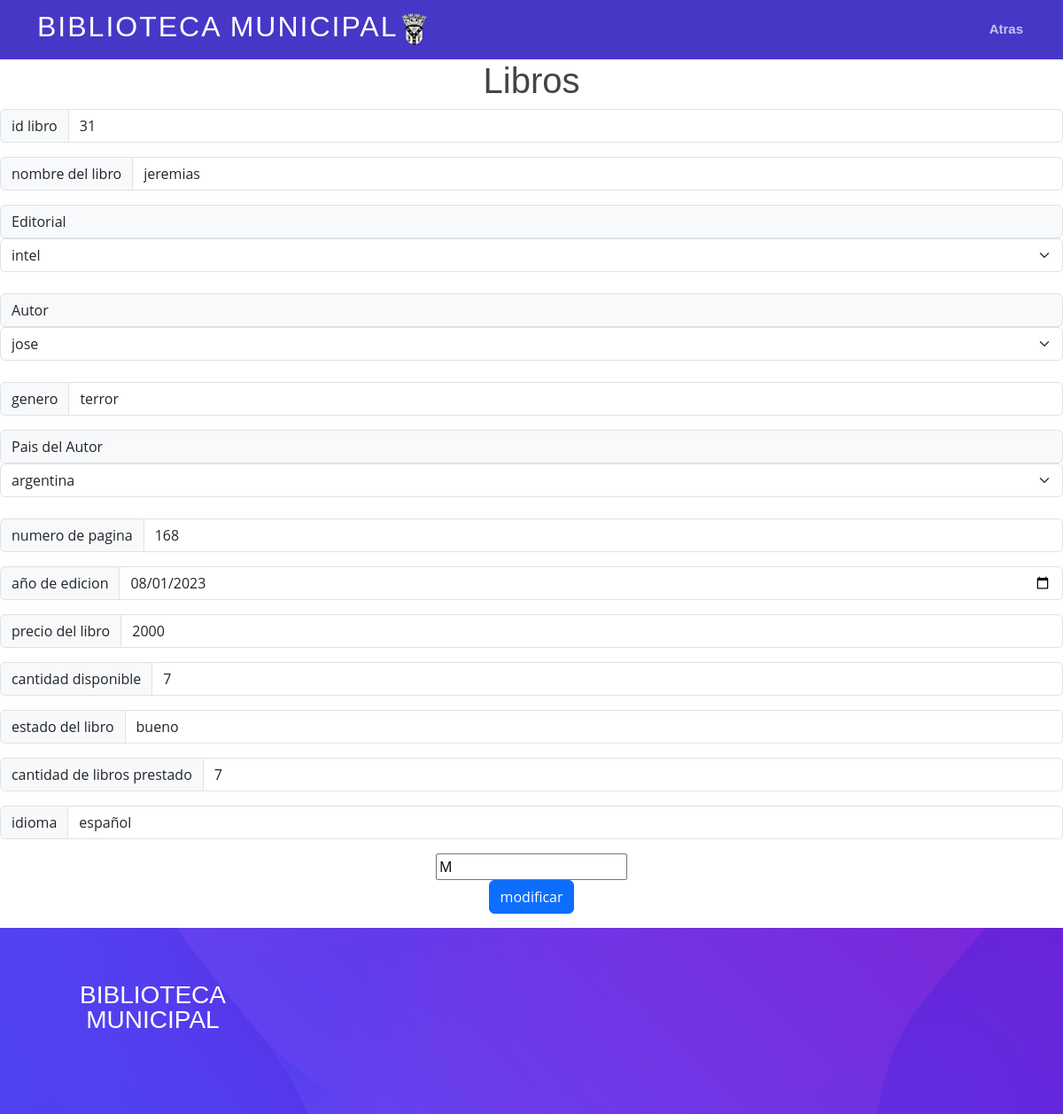
/procesos/libros/libro2.php?id_libro=31&funcion=M, run on the app's committed database.
### tables this page shows
CREATE TABLE `libros` (
  `id_libro` int(11) NOT NULL,
  `nombrel` varchar(50) NOT NULL,
  `id_editorial` int(150) NOT NULL,
  `id_autor` int(50) NOT NULL,
  `genero` varchar(50) NOT NULL,
  `id_pais` int(50) NOT NULL,
  `n_pagina` varchar(50) NOT NULL,
  `año_edicion` varchar(50) NOT NULL,
  `precio_libro` varchar(50) NOT NULL,
  `estado` varchar(50) NOT NULL,
  `cant_disponible` varchar(50) NOT NULL,
  `cant_lib_prestado` varchar(50) NOT NULL,
  `idioma` varchar(50) NOT NULL
);

### procesos/libros/libro2.php (the view, shortened to what this page needs)
<link href="../../template/assets/vendor/aos/aos.css" rel="stylesheet">
  <link href="../../template/assets/vendor/bootstrap/css/bootstrap.min.css" rel="stylesheet">
  <link href="../../template/assets/vendor/bootstrap-icons/bootstrap-icons.css" rel="stylesheet">
  <link href="../../template/assets/vendor/boxicons/css/boxicons.min.css" rel="stylesheet">
  <link href="../../template/assets/vendor/glightbox/css/glightbox.min.css" rel="stylesheet">
  <link href="../../template/assets/vendor/swiper/swiper-bundle.min.css" rel="stylesheet">
  <link href="../../template/assets/css/style.css" rel="stylesheet">
<?php
require '../../php/cabecera3.php';
require "../../php/conexion.php";
$id = $_GET['id_libro'];
$F=$_GET['funcion'];
if ($F !="A"){
    $q="select * from libros where id_libro=$id";
    $r=mysqli_query($con, $q);
    while($datos=mysqli_fetch_array($r)){
    ?>
    <?php
    echo ( "<center>");
    echo(" <form action='libro3.php' method='GET'>");
echo("<h1>Libros</h1>");
   echo("<div class='input-group mb-3'>
  <span class='input-group-text' id='inputGroup-sizing-default'>id libro</span>
  <input type='text' class='form-control' name='id_libro' readonly aria-label='Sizing example input' aria-describedby='inputGroup-sizing-default' value=".$datos['id_libro'].">
</div>  ");
          echo("<div class='input-group mb-3'>
          <span class='input-group-text' id='inputGroup-sizing-default'>nombre del libro</span>
          <input type='text' class='form-control' name='nombre'  aria-label='Sizing example input' aria-describedby='inputGroup-sizing-default' value=".$datos['nombrel'].">
        </div>  ");
        echo(" <span class='input-group-text' id='inputGroup-sizing-default'>Editorial</span>");
        echo("<select class='form-select' aria-label='Default select example' id='editorial' name='editorial'>");
           require "../../php/conexion.php";
           $q="select * from  editoriales order by nombree";
           $r=mysqli_query($con, $q);
           while($datos2=mysqli_fetch_array($r)){
            if($datos2['id_editorial']==$datos['id_editorial']) {
            echo("<option selected value=". $datos2['id_editorial'].">". $datos2['nombree']."</option>");
           }else{
            echo("<option  value=". $datos2['id_editorial'].">". $datos2['nombree']."</option>");
           }
          }
           echo("</select>");
           echo("<br>");
echo(" <span class='input-group-text' id='inputGroup-sizing-default'>Autor</span>");
           echo("<select class='form-select' aria-label='Default select example' id='autor' name='autor'>");
           require "../../php/conexion.php";
           $q="select * from  autores order by nombrea";
           $r=mysqli_query($con, $q);
           while($datos3=mysqli_fetch_array($r)){
            if($datos3['id_autor']==$datos['id_autor']) {
            echo("<option selected value=". $datos3['id_autor'].">". $datos3['nombrea']."</option>");
           }else{
            echo("<option  value=". $datos3['id_autor'].">". $datos3['nombrea']."</option>");
           }
          }
           echo("</select>");
           echo("<br>");
           echo("<div class='input-group mb-3'>
           <span class='input-group-text' id='inputGroup-sizing-default'>genero</span>
           <input type='text' class='form-control' name='genero' aria-label='Sizing example input' aria-describedby='inputGroup-sizing-default' value=".$datos['genero'].">
         </div>  ");
         echo(" <span class='input-group-text' id='inputGroup-sizing-default'>Pais del Autor</span>");
         echo("<select class='form-select' aria-label='Default select example' id='autorp' name='autorp'>");
         require "../../php/conexion.php";
         $q="select * from  paisautor order by nombrep";
         $r=mysqli_query($con, $q);
         while($datos4=mysqli_fetch_array($r)){
          if($datos4['id_pais']==$datos['id_pais']) {
          echo("<option selected value=". $datos4['id_pais'].">". $datos4['nombrep']."</option>");
         }else{
          echo("<option value=". $datos4['id_pais'].">". $datos4['nombrep']."</option>");
         }
        }
         echo("</select>");
         echo("<br>");
           echo("<div class='input-group mb-3'>
           <span class='input-group-text' id='inputGroup-sizing-default'>numero de pagina</span>
           <input type='number' class='form-control' name='pagina' aria-label='Sizing example input' aria-describedby='inputGroup-sizing-default' value=".$datos['n_pagina'].">
         </div>  ");
           echo("<div class='input-group mb-3'>
           <span class='input-group-text' id='inputGroup-sizing-default'>año de edicion</span>
           <input type='date' class='form-control' name='edicion' aria-label='Sizing example input' aria-describedby='inputGroup-sizing-default' value=".$datos['año_edicion'].">
         </div>  ");
           echo("<div class='input-group mb-3'>
           <span class='input-group-text' id='inputGroup-sizing-default'>precio del libro</span>
           <input type='number' class='form-control' name='precio' aria-label='Sizing example input' aria-describedby='inputGroup-sizing-default' value=".$datos['precio_libro'].">
         </div>  ");
           echo("<div class='input-group mb-3'>
           <span class='input-group-text' id='inputGroup-sizing-default'>cantidad disponible</span>
           <input type='number' class='form-control' name='stock' aria-label='Sizing example input' aria-describedby='inputGroup-sizing-default' value=".$datos['cant_disponible'].">
         </div>  ");
           echo("<div class='input-group mb-3'>
           <span class='input-group-text' id='inputGroup-sizing-default'>estado del libro</span>
           <input type='text' class='form-control' name='estado' aria-label='Sizing example input' aria-describedby='inputGroup-sizing-default' value=".$datos['estado'].">
         </div>  ");
         echo("<div class='input-group mb-3'>
           <span class='input-group-text' id='inputGroup-sizing-default'>cantidad de libros prestado</span>
           <input type='number' class='form-control' name='cant_lib' aria-label='Sizing example input' aria-describedby='inputGroup-sizing-default' value=".$datos['cant_lib_prestado'].">
         </div>  ");
         echo("<div class='input-group mb-3'>
           <span class='input-group-text' id='inputGroup-sizing-default'>idioma</span>
           <input type='text' class='form-control' name='idioma' aria-label='Sizing example input' aria-describedby='inputGroup-sizing-default' value=".$datos['idioma'].">
         </div>  ");
           echo("<input type='text' name='funcion' value=".$F.">");
           echo(  "<br>");
           echo( "<input type='submit' class='btn btn-primary' value='modificar'>");
    echo ("</form>");
    }
}
require '../../php/pie.php';

### template/assets/css/style.css (style rules this page uses)
h1, h2, h3, h4, h5, h6 { font-family: "Poppins", sans-serif; }

### data on the page
libros: id_libro "31", nombre "jeremias", genero "terror", pagina "168", edicion "08/01/2023", precio "2000", stock "7", estado "bueno", cant_lib "7", idioma "español"

### other printed values
form field editorial "intel"
form field autor "jose"
form field autorp "argentina"
